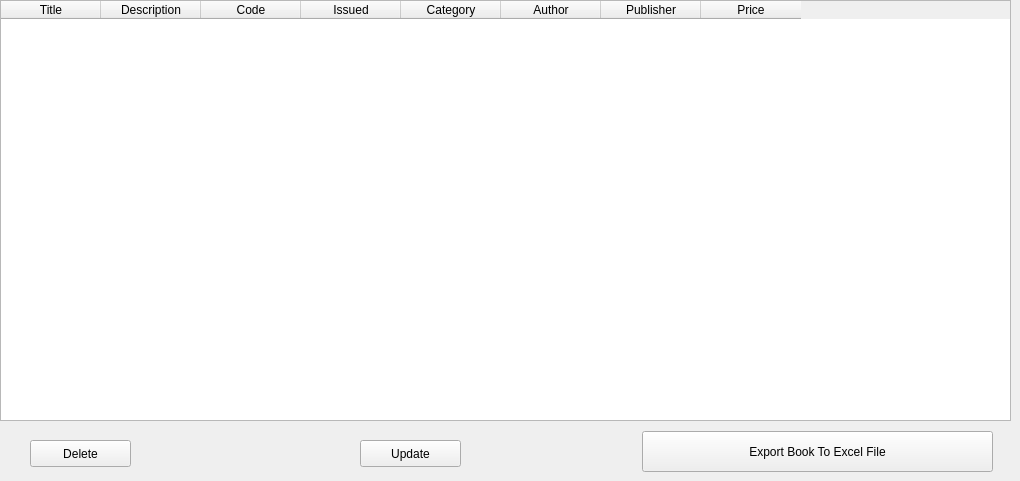
      <widget class="QWidget" name="tab_10">
       <attribute name="title">
        <string>All Books</string>
       </attribute>
       <widget class="QTableWidget" name="tableWidget_5">
        <property name="geometry">
         <rect>
          <x>0</x>
          <y>0</y>
          <width>1011</width>
          <height>421</height>
         </rect>
        </property>
        <column>
         <property name="text">
          <string>Title</string>
         </property>
        </column>
        <column>
         <property name="text">
          <string>Description</string>
         </property>
        </column>
        <column>
         <property name="text">
          <string>Code</string>
         </property>
        </column>
        <column>
         <property name="text">
          <string>Issued</string>
         </property>
        </column>
        <column>
         <property name="text">
          <string>Category</string>
         </property>
        </column>
        <column>
         <property name="text">
          <string>Author</string>
         </property>
        </column>
        <column>
         <property name="text">
          <string>Publisher</string>
         </property>
        </column>
        <column>
         <property name="text">
          <string>Price</string>
         </property>
        </column>
       </widget>
       <widget class="QPushButton" name="pushButton_27">
        <property name="geometry">
         <rect>
          <x>642</x>
          <y>431</y>
          <width>351</width>
          <height>41</height>
         </rect>
        </property>
        <property name="text">
         <string>Export Book To Excel File</string>
        </property>
       </widget>
       <widget class="QPushButton" name="pushButton_3">
        <property name="geometry">
         <rect>
          <x>30</x>
          <y>440</y>
          <width>101</width>
          <height>27</height>
         </rect>
        </property>
        <property name="text">
         <string>Delete</string>
        </property>
       </widget>
       <widget class="QPushButton" name="pushButton_37">
        <property name="geometry">
         <rect>
          <x>360</x>
          <y>440</y>
          <width>101</width>
          <height>27</height>
         </rect>
        </property>
        <property name="text">
         <string>Update</string>
        </property>
       </widget>
      </widget>
